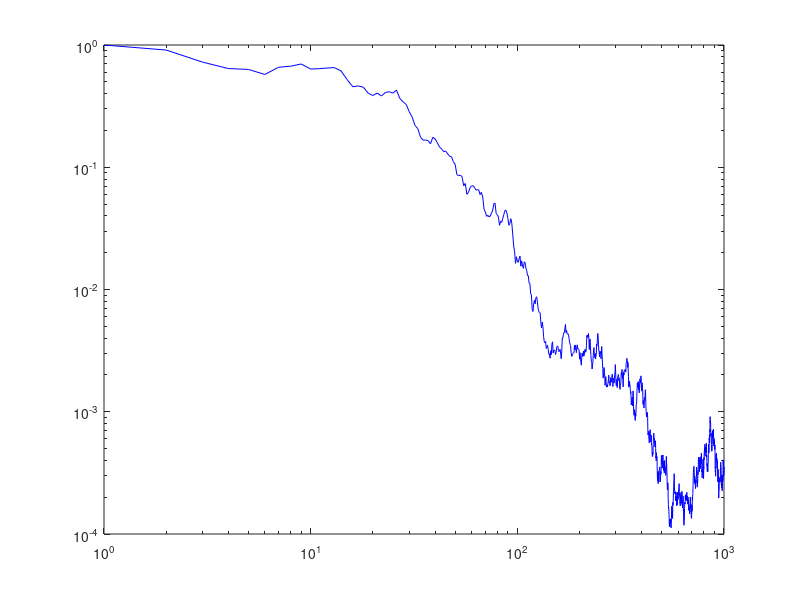

Reproduce this figure in MATLAB.
% init
lamd = 10;
u = 3;
N = 40;
t = 1/sqrt(N);
g = 1; %  0 generation
gMax = 1000;

q = ones(1, gMax); 
q1 = ones(1, lamd); % for algorithm
y = ones(gMax, gMax); 
y1 = ones(lamd, gMax); %  for algorithm

F1 =  zeros(1,lamd);

while g<gMax % 
    
   for l = 1 : lamd %
    q1(l)=q(g) * exp(randn * t); % 
  %   z = transpose(mvnrnd(0, eye, gMax)); % gen Z vector
    z = randn(1, gMax);
    x = q1(l)*z; % 
    y1(l,:)=y(g,:)+x; %
        for iter = 1 : N % calculating F
            somval = iter*y1(l,iter).^2; % 
            F1(l)=F1(l)+somval ; % 
        end
   end
   [F1SORT,ind] = sort(F1, 'ascend'); % vector sorting
   q1Sort = q1(ind); % sorting q1 with vector sorting indexes
   %q1Sort = sort(q1);
   y1Sort = y1(ind,:); % sorting y1 with vector sorting indexes
   %y1Sort = sortrows(y1);
   q(g+1)=(1/u)*sum(q1Sort(1:u));
   y(g+1,:)=(1/u)*sum(y1Sort(1:u,:));
   F1 =  zeros(1,lamd);
    q1 = ones(1, lamd);  
   g=g+1;
end
%x1=1:1:gMax; 
%loglog(y(30,:).^2,'g')
%hold on;
loglog(q,'b')
%hold off;
%plot(x1,y(2,:).^2,'c',x1,y(3,:).^2,'m',x1,y(4,:).^2,'y',x1,y(11,:).^2,'r',x1,y(141,:).^2,'g');
